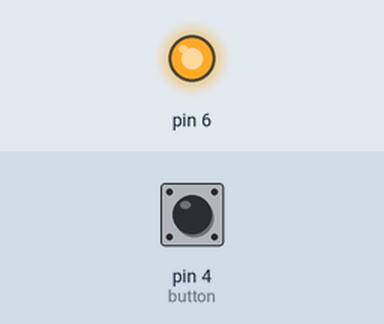
Bench run of a sketch on a simulated Arduino Uno, built with avr-gcc and run on an emulated ATmega328P. Shown: output pins drawn as LEDs (lit = HIGH). The test bench sets the inputs (shaded band); at power-on: pin 4 (button) HIGH.

Above: at 1.2 s.
1.3 s: pin 4 (button) pulled LOW for 0.15 s
At 1.37 s:
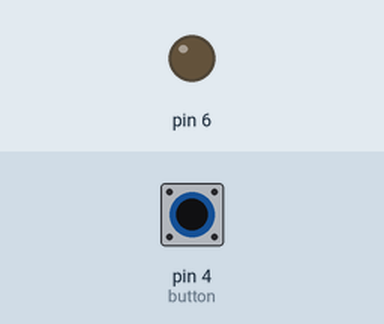
2.9 s: pin 4 (button) pulled LOW for 3.2 s
At 7.2 s:
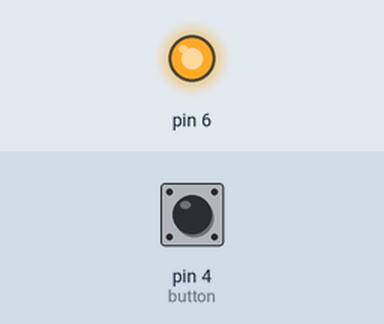
Timing chart, 0 to 8.7 s (numbered marks = the images above; inputs shaded):
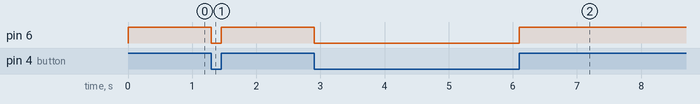

The sketch:

sketch_jun01a.ino
```cpp
const int button=4;
int buttonstate=0;
void setup() {
  // put your setup code here, to run once:
pinMode(6,OUTPUT);
pinMode(6,OUTPUT);
}

void loop() {
  // put your main code here, to run repeatedly:
  buttonstate=digitalRead(button);
  if (buttonstate==0)
  {
    digitalWrite(6,LOW);
    digitalWrite(6,LOW);
  }
  else if(buttonstate==1)
  {
    digitalWrite(6,HIGH);
    digitalWrite(6,HIGH);
  }
}
```

Measured:
- after the input at 1.3 s, pin 6: HIGH → LOW at once, → HIGH 0.15 s later
- after the input at 2.9 s, pin 6: HIGH → LOW at once, → HIGH 3.2 s later
